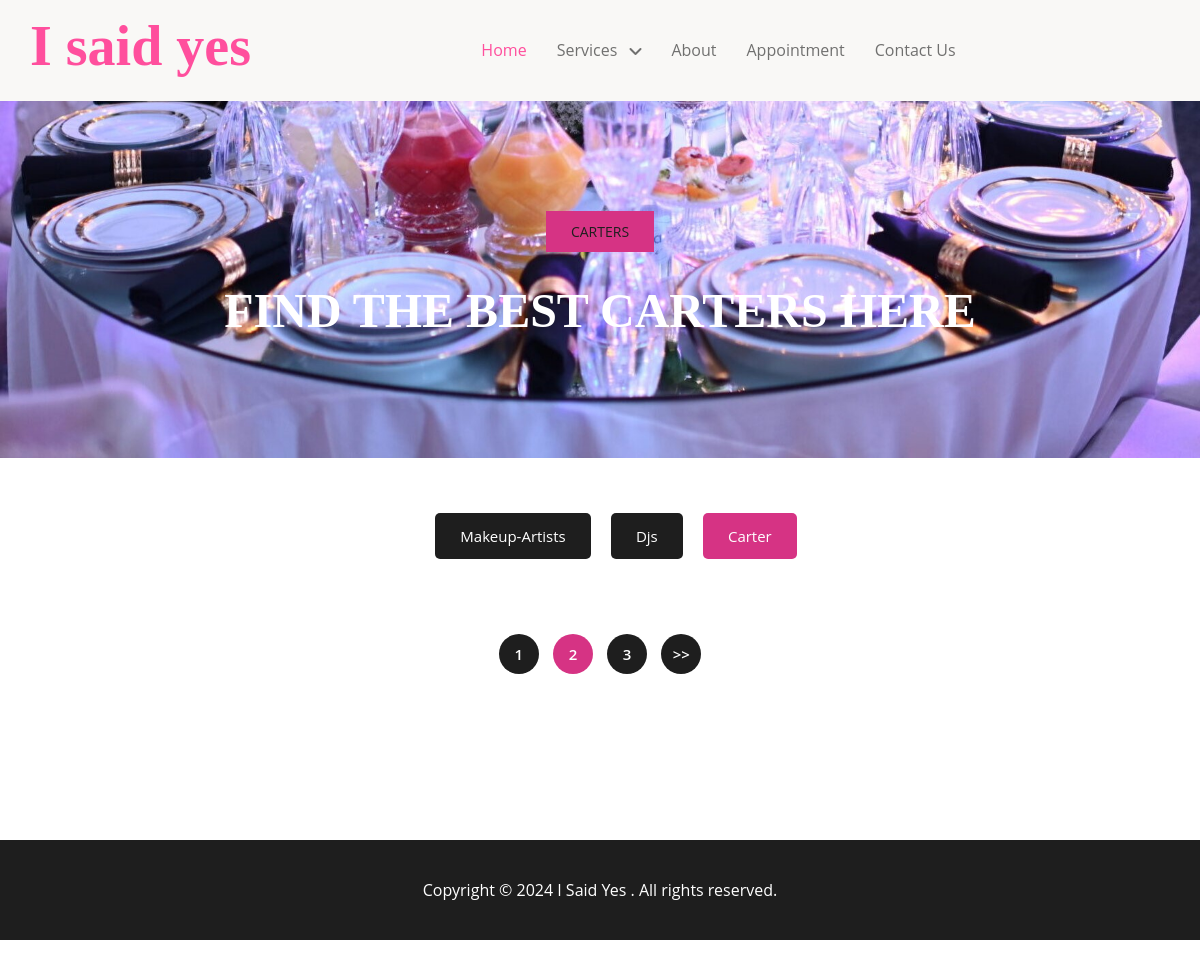
The app's page /Traiteur/, older data.
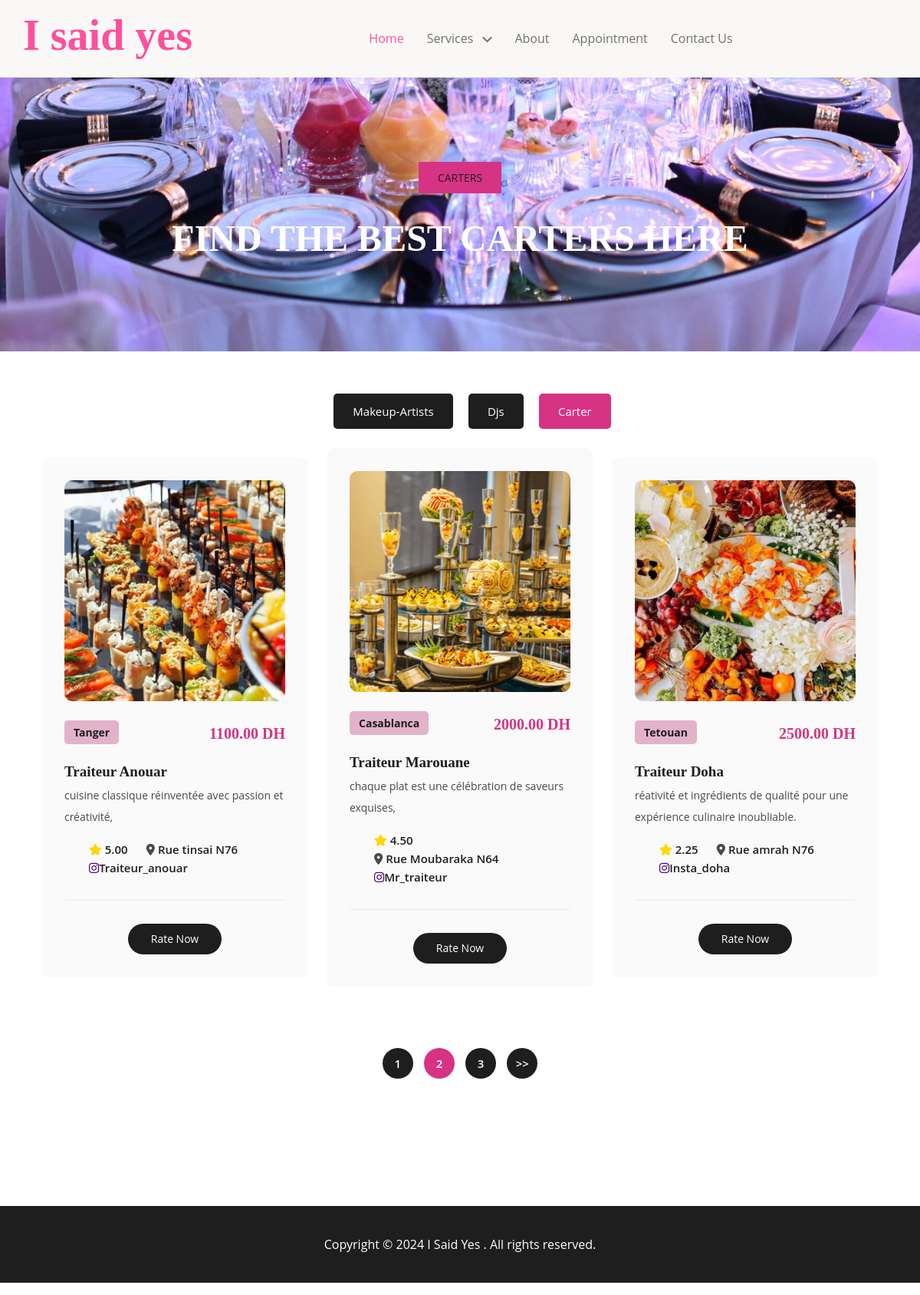
The same page, newer data.
### Services/models.py (models this page shows, shortened)
class CatererService(models.Model):
    name = models.CharField(max_length=100)
    introduction = models.TextField()
    image1 = models.ImageField(upload_to='caterer_images/', null=True, blank=True)
    image2 = models.ImageField(upload_to='caterer_images/', null=True, blank=True)
    image3 = models.ImageField(upload_to='caterer_images/', null=True, blank=True)
    instagram = models.CharField(max_length=100, blank=True, null=True)
    facebook = models.CharField(max_length=100, blank=True, null=True)
    address = models.CharField(max_length=200)
    ville = models.CharField(max_length=50, default='')
    rating = models.DecimalField(max_digits=4, decimal_places=2, default=0)
    price_per_Table = models.DecimalField(max_digits=8, decimal_places=2)

### Services/views.py (the view)
# urls.py: path('Traiteur/', caterer_list ,  name='Traiteur_list') ,
def caterer_list(request):
    caterers = CatererService.objects.all()
    return render(request, 'servicesCa.html', {'caterers': caterers})

### templates/servicesCa.html (shortened to what this page needs)
{% load static %}
<!DOCTYPE html>
<html lang="en">
  <head>
<link href="{% static 'css/bootstrap.min.css' %}" rel="stylesheet">
<link rel="stylesheet" href="{% static 'css/fontawesome.css' %}">
<link rel="stylesheet" href="{% static 'css/services.css' %}">
<link rel="stylesheet" href="{% static 'css/services1.css' %}">
  <link href="{% static 'css/boot.css' %}" rel="stylesheet">
  <link href="{% static 'css/index.css' %}" rel="stylesheet">
  </head>
  <body>
    <div class="container-fluid bg-light">
        <div class="container px-0">
            <nav class="navbar navbar-light navbar-expand-xl">
                <a href="{% url 'index' %}"  class="navbar-brand">
                    <h1 class="text-primary display-4">I said yes </h1>
                </a>
                <div class="collapse navbar-collapse bg-light py-3" id="navbarCollapse">
                    <div class="navbar-nav mx-auto border-top">
                        <a href="{% url 'index' %}"  class="nav-item nav-link active">Home</a>
                        <div class="nav-item dropdown">
                            <a href="#" class="nav-link dropdown-toggle" data-bs-toggle="dropdown"> Services </a>
                        </div>
                        <a href="" class="nav-item nav-link">About</a>
                        <a href="{% url 'app' %}" class="nav-item nav-link"> Appointment</a>
                        <a href="" class="nav-item nav-link">Contact Us</a>
                    </div>
                </div>
            </nav>
        </div>
    </div>
  <div class="page-heading header-text">
    <div class="container">
      <div class="row">
        <div class="col-lg-12">
          <span class="breadcrumb" style="background-color:#d63384; "><a href="#"> Carters </a>  </span>
          <h3> Find the best Carters Here</h3>
        </div>
      </div>
    </div>
  </div>
  <div class="section properties">
    <div class="container">
      <ul class="properties-filter"  style="margin-top : -70px ; ">
        <li>
          <a href="{% url 'makeup_artist_list' %}" > Makeup-artists </a>
        </li>
        <li>
          <a  href="{% url 'Djs_list' %}" data-filter=".adv" > Djs </a>
        </li>
        <li>
          <a href="#!" class="is_active"  data-filter=".str"> Carter </a>
        </li>
      </ul>
      <div class="row properties-box" style="margin-top: -50px;">
              {% for Caterer in caterers %}
              <div class="col-lg-4 col-md-6 align-self-center mb-30 properties-items col-md-6 adv">
                <div class="item">
                    <a href=""><img src="{{ Caterer.image1.url }}" alt=""></a>
                    <span class="category"><b>{{ Caterer.ville }}</b></span>
                    <h6><b>{{ Caterer.price_per_Table }} DH</b></h6>
                    <h4><a href=""><b>{{ Caterer.name }}</b></a></h4>
                    <p style="margin-top: -20px;">{{ Caterer.introduction }}</p>
                    <ul>
                        <li><i class="fa-solid fa-star" style="color: gold;"></i> <span>{{ Caterer.rating }}</span></li>
                        <li><i class="fa-solid fa-location-dot"></i> <span>{{ Caterer.address }}</span></li>
                        {% if Caterer.instagram %}
                            <li><i class="fa-brands fa-instagram" style="color: indigo;"></i><span>{{ Caterer.instagram }}</span></li>
                        {% endif %}
                    </ul>
                    <div class="main-button">
                        <a href="{% url 'Traiteur_detail' caterer_id=Caterer.id %}">Rate Now</a>
                    </div>
                </div>
            </div>
        {% endfor %}
    </div>
      <div class="row">
        <div class="col-lg-12">
          <ul class="pagination">
            <li><a href="#">1</a></li>
            <li><a class="is_active" href="#">2</a></li>
            <li><a href="#">3</a></li>
            <li><a href="#">>></a></li>
          </ul>
        </div>
      </div>
    </div>
  </div>
  <footer>
    <div class="container">
      <div class="col-lg-12">
        <p>Copyright © 2024 I Said Yes . All rights reserved.
      <a rel="nofollow" href="" target="_blank"> </a></p>
      </div>
    </div>
  </footer>
  </body>
</html>

### static/css/services1.css (style rules this page uses)
html, body, div, span, applet, object, iframe, h1, h2, h3, h4, h5, h6, p, blockquote, div pre, a, abbr, acronym, address, big, cite, code, del, dfn, em, font, img, ins, kbd, q, s, samp, small, strike, strong, sub, sup, tt, var, b, u, i, center, dl, dt, dd, ol, ul, li, figure, header, nav, section, article, aside, footer, figcaption { margin: 0; padding: 0; border: 0; outline: 0; }
ul, li { padding: 0; margin: 0; list-style: none; }
header, nav, section, article, aside, footer, hgroup { display: block; }
* { box-sizing: border-box; }
html, body { font-family: 'Poppins', sans-serif; -ms-text-size-adjust: 100%; -webkit-font-smoothing: antialiased; -moz-osx-font-smoothing: grayscale; }
a { text-decoration: none !important; }
h1, h2, h3, h4, h5, h6 { color: #1e1e1e; margin-top: 0px; margin-bottom: 0px; font-weight: 700; }
ul { margin-bottom: 0px; }
p { font-size: 14px; line-height: 28px; color: #4a4a4a; }
img { width: 100%; overflow: hidden; }
html, body { font-family: 'Poppins', sans-serif; }
.section { margin-top: 120px; }
.main-button a { display: inline-block; background-color: #1e1e1e; color: #fff; font-size: 14px; font-weight: 500; height: 40px; line-height: 40px; padding: 0px 30px; border-radius: 25px; transition: all .3s; }
.properties .item { background-color: #fafafa; border-radius: 10px; padding: 30px; margin-bottom: 30px; }
.properties .item img { border-radius: 10px; }
.properties .item span.category { background-color: #e2b2c9; font-weight: 500; border-radius: 5px; font-size: 14px; color: #1e1e1e; padding: 5px 12px; display: inline-block; margin-top: 25px; }
.properties .item h4 { font-size: 19px; margin: 25px 0px; }
.properties .item h4 a { color: #1e1e1e; }
.properties .item ul li { display: inline-block; font-size: 15px; color: #4a4a4a; margin-right: 20px; }
.properties .item ul li span { font-weight: 600; color: #1e1e1e; }
.properties .item ul { border-bottom: 1px solid #eaeaea; margin-bottom: 30px; padding-bottom: 30px; }
.properties .item h6 { font-size: 20px; color: #d63384; margin-top: 6px; display: inline-block; float: right; margin-top: 30px; }
.properties .item .main-button { text-align: center; }
footer { margin-top: 150px; background-color: #1e1e1e; min-height: 100px; }
footer p { text-align: center; line-height: 100px; color: #fff; font-size: 16px; font-weight: 400; }
.page-heading span { background-color: #fff; color: #1e1e1e; font-size: 14px; font-weight: 500; text-transform: uppercase; padding: 10px 25px; display: inline-block; margin-bottom: 30px; }
.page-heading span a { color: #1e1e1e; }
.page-heading h3 { font-size: 48px; font-weight: 900; text-transform: uppercase; color: #fff; }
.properties ul.properties-filter { list-style: none; text-align: center; margin-bottom: 70px; }
.properties ul.properties-filter li { display: inline-block; margin: 5px 8px; }
.properties ul.properties-filter li a { display: inline-block; text-align: center; font-size: 15px; text-transform: capitalize; font-weight: 500; color: #fff; background-color: #1e1e1e; padding: 12px 25px; border-radius: 5px; transition: all .3s; }
.properties ul.properties-filter li a.is_active { background-color: #d63384; color: #fff; }
.properties ul.pagination { margin-top: 50px; text-align: center; width: 100%; display: inline-block; }
.properties ul.pagination li { display: inline-block; margin: 0px 5px; }
.properties ul.pagination li a { display: inline-block; width: 40px; height: 40px; line-height: 40px; text-align: center; background-color: #1e1e1e; color: #fff; font-size: 15px; font-weight: 600; border-radius: 50%; transition: all .3s; }
.properties ul.pagination li a:hover, .properties ul.pagination li a.is_active { background-color: #d63384; color: #fff; }
body { overflow-x: hidden; }
.navbar .navbar-nav .nav-link { padding: 10px 15px; font-size: 16px; transition: .5s; }
.navbar .navbar-nav .nav-link:hover, .navbar .navbar-nav .nav-link.active, .sticky-top.bg-white .navbar .navbar-nav .nav-link:hover, .sticky-top.bg-white .navbar .navbar-nav .nav-link.active { color: var(--bs-primary); }
.navbar .dropdown-toggle::after { border: none; content: "\f107"; font-family: "Font Awesome 5 Free"; font-weight: 700; vertical-align: middle; margin-left: 8px; }
@media (min-width: 1200px) { .navbar .navbar-collapse .border-top { border-top: none !important; } }

Row changes from the older to the newer data that the page shows:
added CatererService: image1 (picture), ville "Tanger", price_per_Table "1100.00", name "Traiteur Anouar", introduction "cuisine classique réinventée avec passion et créativité,", rating "5.00", address "Rue tinsai N76", instagram "Traiteur_anouar"
added CatererService: image1 (picture), ville "Casablanca", price_per_Table "2000.00", name "Traiteur Marouane", introduction "chaque plat est une célébration de saveurs exquises,", rating "4.50", address "Rue Moubaraka N64", instagram "Mr_traiteur"
added CatererService: image1 (picture), ville "Tetouan", price_per_Table "2500.00", name "Traiteur Doha", introduction "réativité et ingrédients de qualité pour une expérience culinaire inoubliable.", rating "2.25", address "Rue amrah N76", instagram "Insta_doha"
